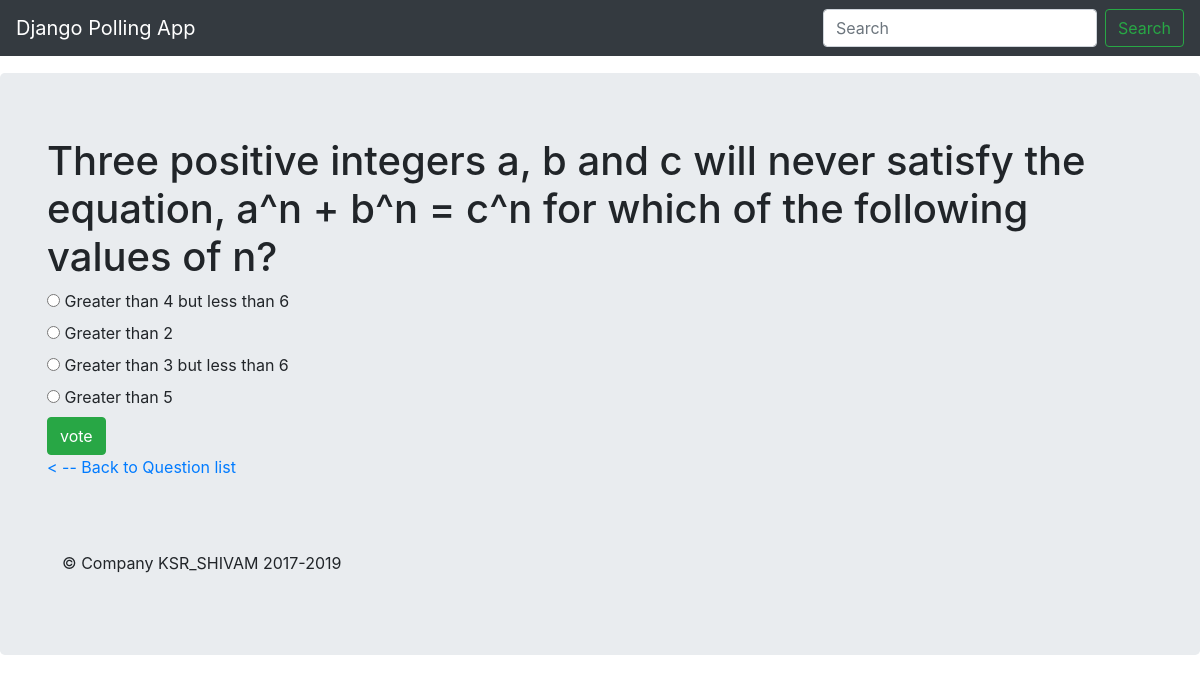
Screenshot of /polls/4/ with the database file from the repository.
### polls/models.py (models this page shows, shortened)
class Question(models.Model):
	question_text=models.CharField(max_length=200)
	pub_date=models.DateTimeField('Date_Published')

class Choice(models.Model):
	choice_text=models.CharField(max_length=200)
	votes=models.IntegerField(default=0)
	question=models.ForeignKey(Question,on_delete=models.CASCADE)

### polls/views.py (the view)
# urls.py: url(r'^(?P<question_id>[0-9]+)/$',views.detail,name="detail"),
def detail(request, question_id):
	question=get_object_or_404(Question,pk=question_id)
	return render(request,'polls/detail.html', {'question':question})

### polls/templates/polls/detail.html (shortened to what this page needs)
{% extends 'polls/base.html' %}
{% block main_content %}
<h1>{{question.question_text}}</h1>
<form action="{% url 'polls:vote' question.id %}" method="post">
	{% for choice in question.choice_set.all %}
	<input type="radio" name="choice" id="choice{{forloop.counter}}" value="{{choice.id}}"/>
	<label for="choice{{forloop.counter}}">{{choice.choice_text}}</label><br>
	{% endfor %}
	<input type="submit" class="btn btn-success" value="vote"/>
</form>
<a href ="{% url 'polls:index' %}"> &lt -- Back to Question list</a>
<br>
<br>
{% endblock %}

### rows the page displays
Question: question_text "Three positive integers a, b and c will never satisfy the equation, a^n + b^n = c^n for which of the following values of n?"
Choice: choice_text "Greater than 4 but less than 6"
Choice: choice_text "Greater than 2"
Choice: choice_text "Greater than 3 but less than 6"
Choice: choice_text "Greater than 5"
